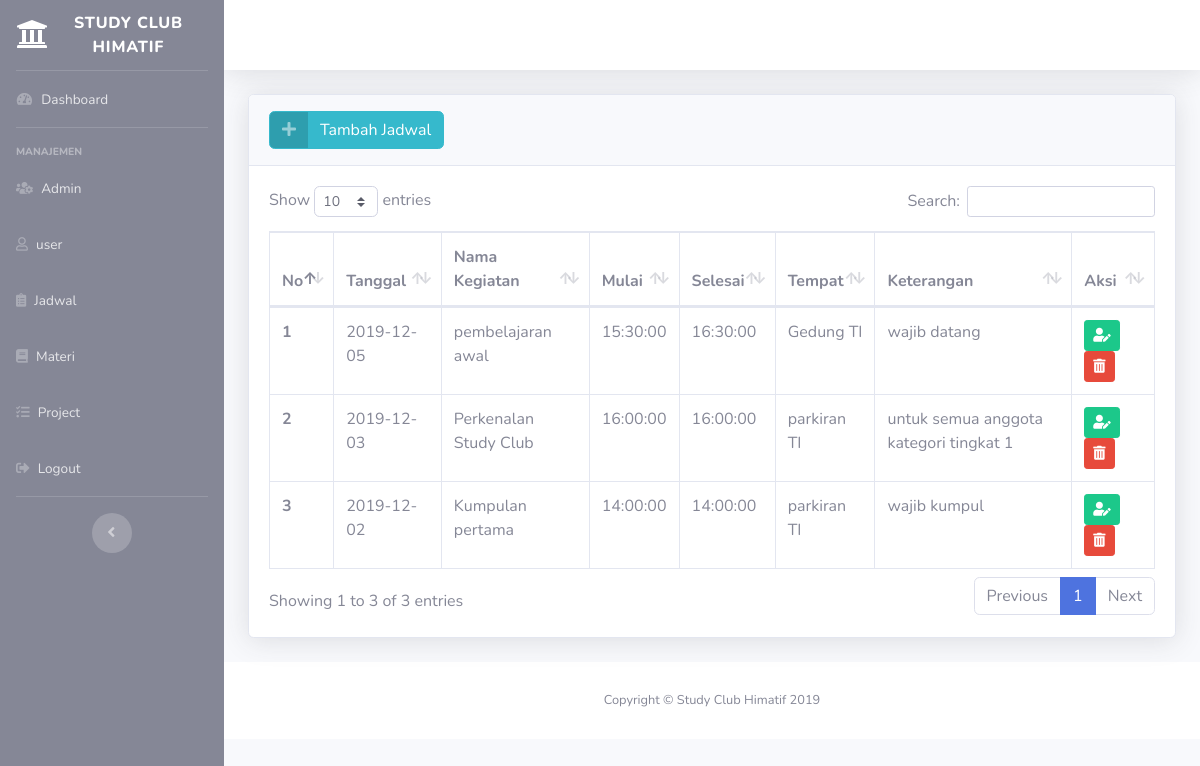
The app's page /admin/jadwal/jadwal.php with its own data.
### tables this page shows
CREATE TABLE `jadwal` (
  `id_jadwal` int(50) NOT NULL,
  `tanggal` date NOT NULL,
  `nm_kegiatan` varchar(50) NOT NULL,
  `waktu_mulai` time NOT NULL,
  `waktu_selesai` time NOT NULL,
  `tempat` varchar(50) NOT NULL,
  `keterangan` varchar(100) NOT NULL
);

### admin/jadwal/jadwal.php (the view, shortened to what this page needs)
<?php
require '../../koneksi.php';
$jadwal =mysqli_query($koneksi,"SELECT * FROM jadwal ORDER BY tanggal  DESC ");
?>
<!DOCTYPE html>
<html lang="en">
<head>
  <link href="../../vendor/fontawesome-free/css/all.min.css" rel="stylesheet" type="text/css">
  <link href="../../css/sb-admin-2.min.css" rel="stylesheet">
<link href="../../vendor/datatables/dataTables.bootstrap4.min.css" rel="stylesheet">
</head>
<body id="page-top">
  <div id="wrapper">
    <?php
      include 'menu.php';
    ?>
    <div id="content-wrapper" class="d-flex flex-column">
      <div id="content">
      <?php
      include 'header.php';
    ?>
          <div class="container-fluid">
 <div class="card shadow mb-4">
            <div class="card-header py-3">
            <button class="btn btn-info btn-icon-split" type="button" data-toggle="modal" data-target="#tambah">
                    <span class="icon text-white-50">
                    <i class="fas fa-plus"></i>
                    </span>
                    <span class="text">Tambah Jadwal</span>
                  </button>
            </div>
            <div class="card-body">
              <div class="table-responsive">
                <table class="table table-bordered" id="dataTable" width="100%" cellspacing="0">
                  <thead>
                    <tr>
                      <th>No</th>
                      <th>Tanggal</th>
                      <th>Nama Kegiatan</th>
                      <th>Mulai</th>
                      <th>Selesai</th>
                      <th>Tempat</th>
                      <th>Keterangan</th>
                      <th>Aksi</th>
                    </tr>
                  </thead>
                  <tbody>
                  <?php $i= 1;?>
     <?php foreach($jadwal as $row) : ?>
    <tr>
      <th scope="row"><?= $i?></th>
      <td><?= $row["tanggal"]?></td>
      <td><?= $row["nm_kegiatan"]?></td>
      <td><?= $row["waktu_mulai"]?></td>
      <td><?= $row["waktu_selesai"]?></td>
      <td><?= $row["tempat"]?></td>
      <td><?= $row["keterangan"]?></td>
      <td>
      <a href="ubah.php?id=<?= $row["id_jadwal"] ?>" class="btn btn-success btn-sm" role="button" aria-pressed="true"><i class="fas fa-user-edit"></i></a>
      <a href="hapus.php?id=<?= $row["id_jadwal"] ?>"onclick="return confirm('Apakah Yakin Akan Di Hapus')"class="btn btn-danger btn-sm" role="button" aria-pressed="true"><i class="fas fa-trash-alt"></i></a>
    </td>
    </tr>
    <?php $i++; ?>
<?php endforeach;?>
                  </tbody>
                </table>
              </div>
            </div>
          </div>
        </div>
      <footer class="sticky-footer bg-white">
        <div class="container my-auto">
          <div class="copyright text-center my-auto">
            <span>Copyright &copy; Study Club Himatif 2019</span>
          </div>
        </div>
      </footer>
    </div>
  </div>
</body>
</html>

### admin/jadwal/menu.php
<ul class="navbar-nav bg-secondary sidebar sidebar-dark accordion" id="accordionSidebar">
<a class="sidebar-brand d-flex align-items-center justify-content-center" href="../index.php">
  <div class="sidebar-brand-icon">
    <i class="fas fa-university"></i>
  </div>
  <div class="sidebar-brand-text mx-3">Study Club Himatif</div>
</a>
<hr class="sidebar-divider my-0">
<li class="nav-item">
  <a class="nav-link" href="../index.php">
    <i class="fas fa-fw fa-tachometer-alt"></i>
    <span>Dashboard</span></a>
</li>
<hr class="sidebar-divider">
<div class="sidebar-heading">
  Manajemen
</div>
<li class="nav-item">
  <a class="nav-link" href="../admin.php">
    <i class="fas fa-users-cog"></i>
    <span>Admin</span></a>
</li>
<li class="nav-item">
  <a class="nav-link" href="../user/user.php">
    <i class="far fa-user"></i>
    <span>user</span></a>
</li>
<li class="nav-item">
  <a class="nav-link" href="jadwal.php">
    <i class="fas fa-clipboard-list"></i>
    <span>Jadwal</span></a>
</li>
<li class="nav-item">
  <a class="nav-link" href="../materi/materi.php">
    <i class="fas fa-book"></i>
    <span>Materi</span></a>
</li>
<li class="nav-item">
  <a class="nav-link" href="">
    <i class="fas fa-tasks"></i>
    <span>Project</span></a>
</li>
<li class="nav-item">
  <a class="nav-link" href="../../logout.php">
    <i class="fas fa-sign-out-alt"></i>
    <span>Logout</span></a>
</li>
<hr class="sidebar-divider d-none d-md-block">
<div class="text-center d-none d-md-inline">
  <button class="rounded-circle border-0" id="sidebarToggle"></button>
</div>
</ul>

### admin/jadwal/header.php (shortened to what this page needs)
 <nav class="navbar navbar-expand navbar-light bg-white topbar mb-4 static-top shadow">
</nav>

### records on screen
jadwal: tanggal "2019-12-05", nm_kegiatan "pembelajaran awal", waktu_mulai "15:30:00", waktu_selesai "16:30:00", tempat "Gedung TI", keterangan "wajib datang"
jadwal: tanggal "2019-12-03", nm_kegiatan "Perkenalan Study Club", waktu_mulai "16:00:00", waktu_selesai "16:00:00", tempat "parkiran TI", keterangan "untuk semua anggota kategori tingkat 1"
jadwal: tanggal "2019-12-02", nm_kegiatan "Kumpulan pertama", waktu_mulai "14:00:00", waktu_selesai "14:00:00", tempat "parkiran TI", keterangan "wajib kumpul"
